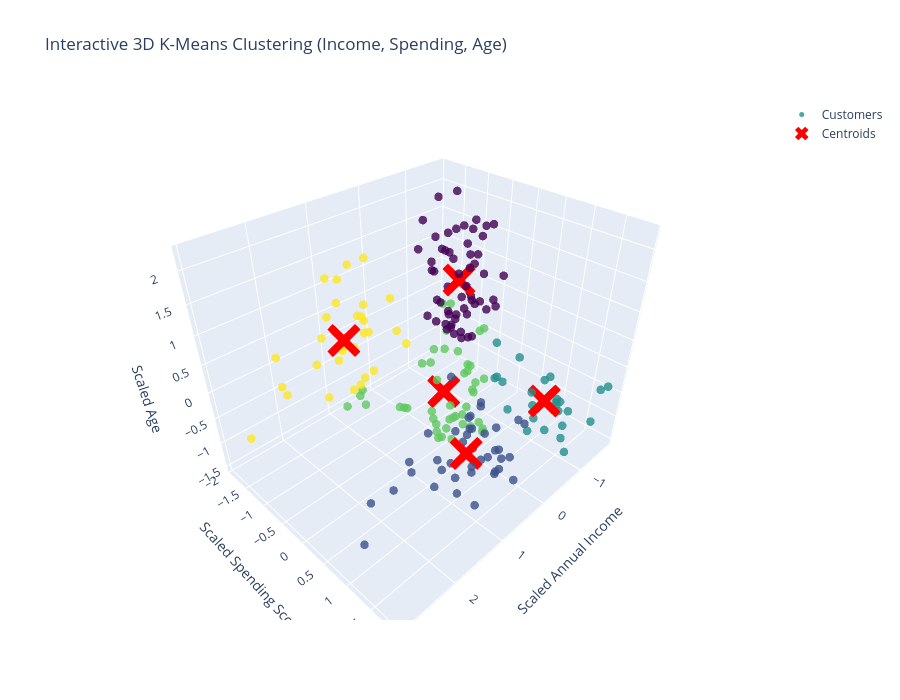

Notebook code cell kept with this figure:
### Code cell
import plotly.graph_objects as go

# Create 3D scatter for data points
scatter = go.Scatter3d(
    x=X_scaled[:,0],   # Income
    y=X_scaled[:,1],   # Spending
    z=X_scaled[:,2],   # Age
    mode='markers',
    marker=dict(
        size=5,
        color=df['Cluster'],
        colorscale='Viridis',
        opacity=0.8
    ),
    name='Customers'
)

# Create 3D scatter for centroids
centroid_plot = go.Scatter3d(
    x=centroids[:,0],
    y=centroids[:,1],
    z=centroids[:,2],
    mode='markers',
    marker=dict(
        size=12,
        color='red',
        symbol='x'
    ),
    name='Centroids'
)

# Create figure
fig = go.Figure(data=[scatter, centroid_plot])

fig.update_layout(
    title='Interactive 3D K-Means Clustering (Income, Spending, Age)',
    scene=dict(
        xaxis_title='Scaled Annual Income',
        yaxis_title='Scaled Spending Score',
        zaxis_title='Scaled Age'
    ),
    width=900,
    height=700
)

fig.show()

### Figure 1 — Plotly figure (JSON) as saved in the notebook; plotly's stock layout.template omitted (floating-point values rounded to 4 significant figures; data arrays with more than 128 entries replaced by an {"elided": "..."} marker saying what was removed)
{"data": [{"marker": {"color": {"elided": "200 int values"}, "colorscale": [[0, "#440154"], [0.1111, "#482878"], [0.2222, "#3e4989"], [0.3333, "#31688e"], [0.4444, "#26828e"], [0.5556, "#1f9e89"], [0.6667, "#35b779"], [0.7778, "#6ece58"], [0.8889, "#b5de2b"], [1, "#fde725"]], "opacity": 0.8, "size": 5}, "mode": "markers", "name": "Customers", "type": "scatter3d", "x": {"elided": "200 float values"}, "y": {"elided": "200 float values"}, "z": {"elided": "200 float values"}}, {"marker": {"color": "red", "size": 12, "symbol": "x"}, "mode": "markers", "name": "Centroids", "type": "scatter3d", "x": [-0.4939, 0.9748, -1.315, -0.2385, 1.115], "y": [-0.3297, 1.216, 0.9568, -0.3606, -1.231], "z": [1.179, -0.4288, -0.9388, -0.8696, 0.3974]}], "layout": {"height": 700, "scene": {"xaxis": {"title": {"text": "Scaled Annual Income"}}, "yaxis": {"title": {"text": "Scaled Spending Score"}}, "zaxis": {"title": {"text": "Scaled Age"}}}, "title": {"text": "Interactive 3D K-Means Clustering (Income, Spending, Age)"}, "width": 900}}
